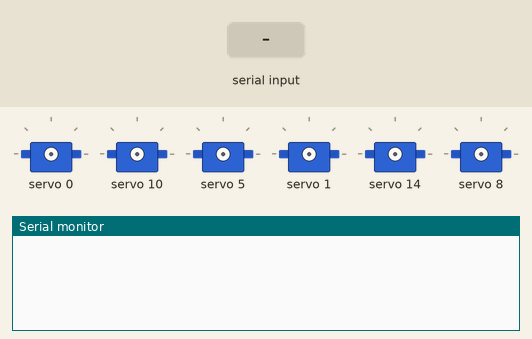
Bench run of a sketch on a simulated Arduino Uno, built with avr-gcc and run on an emulated ATmega328P. Parts: 6 × servo, the last lines printed to the serial monitor. The test bench sets the inputs (shaded band).

Above: at 1.2 s.
1.3 s: "ok 1\n" received over Serial
At 2.6 s:
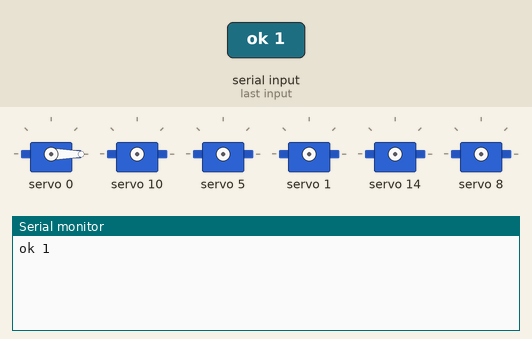
3.8 s: "90 45\n" received over Serial
At 5.8 s:
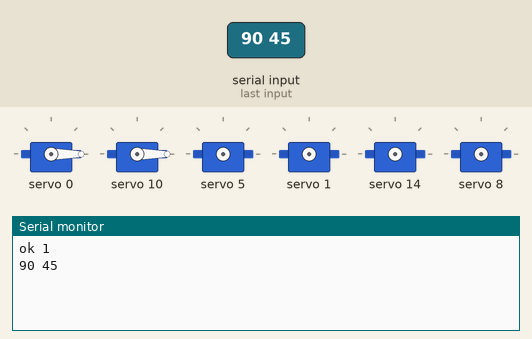
6.3 s: "5\n" received over Serial
At 8.5 s:
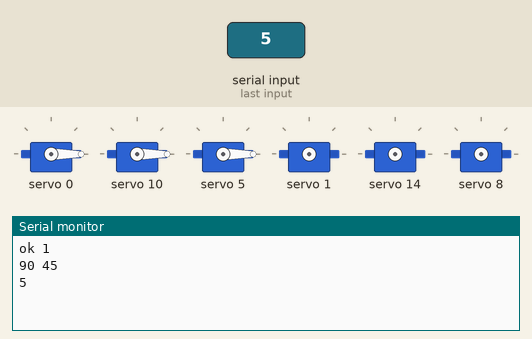
8.8 s: "1 90 45\n" received over Serial
At 10.9 s:
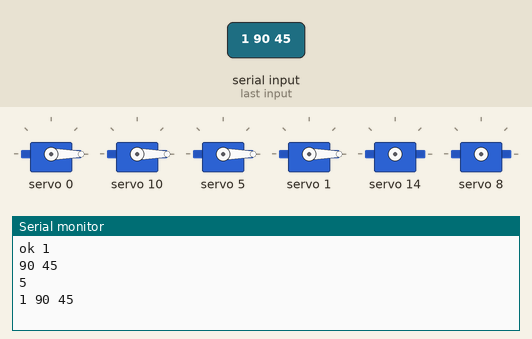
11.3 s: "30 150\n" received over Serial
At 12.7 s:
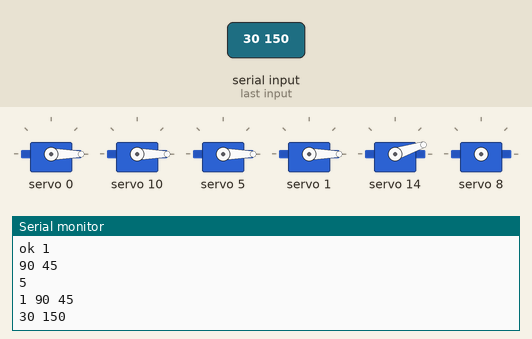
13.8 s: "200\n" received over Serial
At 15.7 s:
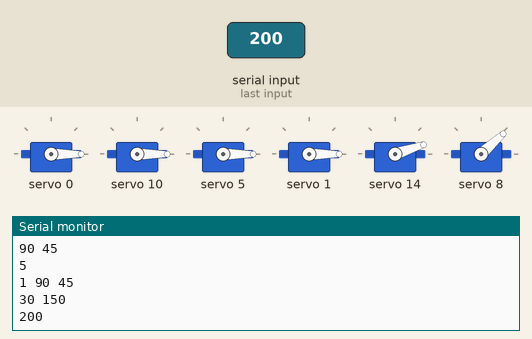

The sketch:

Test_Servo.ino
```cpp
#include "Adafruit_PWMServoDriver.h"

#define SERVO_FREQ 50

Adafruit_PWMServoDriver pwm = Adafruit_PWMServoDriver(0x40);
// Adafruit_PWMServoDriver pwm = Adafruit_PWMServoDriver(0x41);

String inputData = "";
uint16_t servo;
uint16_t pulse[16];

/* ------------------------------------------------------------------------- */

void setup()
{
  Serial.begin(9600);

  pwm.begin();
  pwm.setOscillatorFrequency(27000000);
  pwm.setPWMFreq(SERVO_FREQ);
}

/* ------------------------------------------------------------------------- */

void loop()
{
  while(Serial.available() == 0) {}
  inputData = Serial.readString();

  if (inputData == "ok")
  {
    for (int i=0; i<16; i++)
    {
      Serial.print(pulse[i]); Serial.print(", ");
    }
    Serial.println();
  }
  else
  {
    int blank = inputData.indexOf(" ");
    Serial.println(inputData);
    servo = inputData.substring(0, blank).toInt();
    pulse[servo] = inputData.substring(blank+1).toInt();
    pwm.setPWM(servo, 0, pulse[servo]);
  }

	inputData = "";
}
```

Measured:
- after the input at 1.3 s, the serial monitor: prints a new line after 1.0 s (image 1)
- after the input at 3.8 s, the serial monitor: prints a new line after 1.0 s (image 2)
- after the input at 6.3 s, the serial monitor: prints a new line after 1.0 s (image 3)
- after the input at 8.8 s, the serial monitor: prints a new line after 1.0 s (image 4)
- after the input at 11.3 s, the serial monitor: prints a new line after 1.0 s (image 5)
- after the input at 13.8 s, the serial monitor: prints a new line after 1.0 s (image 6)
